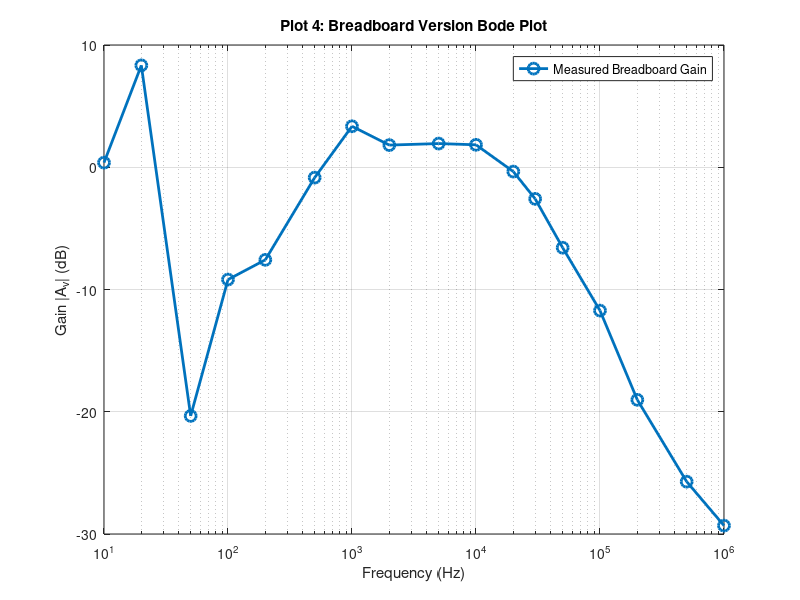

Write the MATLAB code that produced this figure.
clc;
clear;
close all;

%%%%%%%%%%%%%%%%%%%%%%%%%%%%%%%%%%%%%%%%%%%%%%%%%%%%%%%%%%%%
%% A.6 Plot 4 : Breadboard Version Bode Plot (Corrected)
%%%%%%%%%%%%%%%%%%%%%%%%%%%%%%%%%%%%%%%%%%%%%%%%%%%%%%%%%%%%

% Frequency values (Hz)
f_bb = [10 20 50 100 200 500 1e3 2e3 5e3 1e4 2e4 3e4 ...
        5e4 1e5 2e5 5e5 1e6];

% Corrected measured input voltages (mV)
vin_bb = [3.84 3.313 208 288 440 560 705 698 688 684 ...
          677 664 655 648 648 647 637];

% Corrected measured output voltages (mV)
vout_bb = [4.01 8.648 20 100 184 508 1037 860 860 845 ...
           650 493 307 168 72.5 33.5 21.8];

% Voltage gain
Av_bb = vout_bb ./ vin_bb;

% Gain in dB
Av_bb_dB = 20 * log10(abs(Av_bb));

%%%%%%%%%%%%%%%%%%%%%%%%%%%%%%%%%%%%%%%%%%%%%%%%%%%%%%%%%%%%
%% Plot
%%%%%%%%%%%%%%%%%%%%%%%%%%%%%%%%%%%%%%%%%%%%%%%%%%%%%%%%%%%%

figure;

semilogx(f_bb, Av_bb_dB, 'o-', ...
    'LineWidth', 2, ...
    'MarkerSize', 8);

grid on;
xlabel('Frequency (Hz)');
ylabel('Gain |A_v| (dB)');
title('Plot 4: Breadboard Version Bode Plot');

legend('Measured Breadboard Gain', 'Location', 'best');

%%%%%%%%%%%%%%%%%%%%%%%%%%%%%%%%%%%%%%%%%%%%%%%%%%%%%%%%%%%%
%% Optional: Pole Estimates
%%%%%%%%%%%%%%%%%%%%%%%%%%%%%%%%%%%%%%%%%%%%%%%%%%%%%%%%%%%%

% Midband gain (approximate max)
[max_gain_dB, idx] = max(Av_bb_dB);
f_mid = f_bb(idx);

fprintf('Maximum (midband) gain = %.2f dB at %.0f Hz\n', ...
    max_gain_dB, f_mid);

% -3 dB estimate from max
target = max_gain_dB - 3;

fprintf('-3 dB target = %.2f dB\n', target);

disp('Use the graph to estimate low-frequency and high-frequency poles.');
